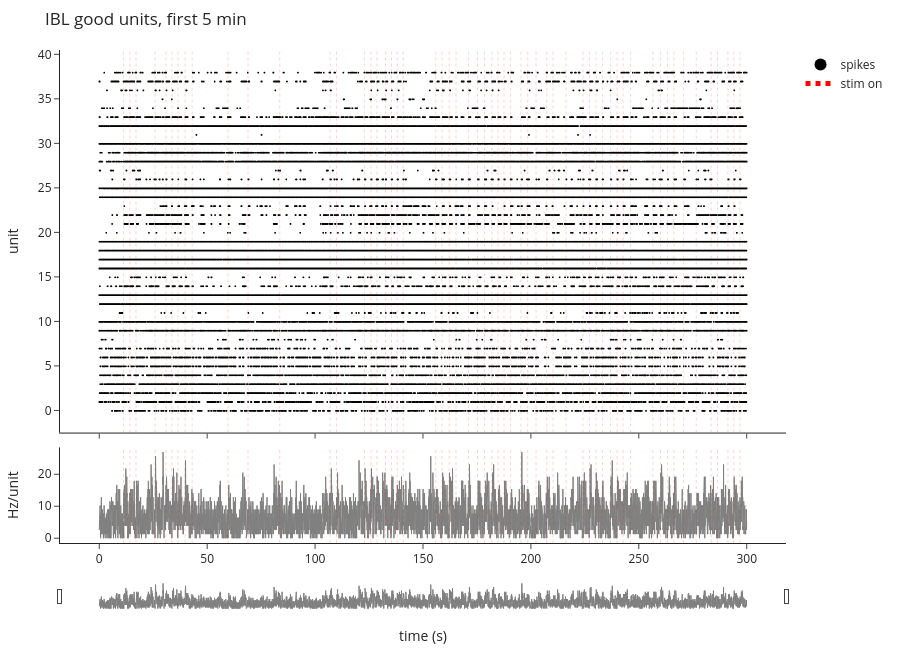

Notebook cell for this chart:
### Markdown cell above
### Raster
- Red lines mark stimulus onsets. 
- Showing the first 5 min only.

### Code cell
raster(ibl['spike_times'], ibl['spike_units'], 0, 300,
       events={'stim on': ibl['trials']['stimOn_times'].dropna().to_numpy()},
       title='IBL good units, first 5 min')

### Figure 1 — Plotly figure (JSON) as saved in the notebook; plotly's stock layout.template omitted (floating-point values rounded to 4 significant figures; data arrays with more than 128 entries replaced by an {"elided": "..."} marker saying what was removed)
{"data": [{"hovertemplate": "t=%{x:.3f}s unit %{y}<extra></extra>", "marker": {"color": "black", "size": 2}, "mode": "markers", "name": "spikes", "type": "scattergl", "x": {"elided": "75131 float values"}, "xaxis": "x", "y": {"elided": "75131 int values"}, "yaxis": "y"}, {"line": {"color": "gray", "width": 1}, "mode": "lines", "name": "pop. rate (Hz/unit)", "showlegend": false, "type": "scatter", "x": {"elided": "15000 float values"}, "xaxis": "x2", "y": {"elided": "15000 float values"}, "yaxis": "y2"}, {"line": {"color": "red", "dash": "dot"}, "mode": "lines", "name": "stim on", "type": "scatter", "x": [null], "xaxis": "x", "y": [null], "yaxis": "y"}], "layout": {"height": 650, "legend": {"itemsizing": "constant"}, "margin": {"b": 40, "l": 60, "r": 20, "t": 50}, "shapes": [{"line": {"color": "red", "dash": "dot", "width": 0.6}, "type": "line", "x0": 11.28, "x1": 11.28, "xref": "x", "y0": 0, "y1": 1, "yref": "y domain"}, {"line": {"color": "red", "dash": "dot", "width": 0.6}, "type": "line", "x0": 11.28, "x1": 11.28, "xref": "x2", "y0": 0, "y1": 1, "yref": "y2 domain"}, {"line": {"color": "red", "dash": "dot", "width": 0.6}, "type": "line", "x0": 14.2, "x1": 14.2, "xref": "x", "y0": 0, "y1": 1, "yref": "y domain"}, {"line": {"color": "red", "dash": "dot", "width": 0.6}, "type": "line", "x0": 14.2, "x1": 14.2, "xref": "x2", "y0": 0, "y1": 1, "yref": "y2 domain"}, {"line": {"color": "red", "dash": "dot", "width": 0.6}, "type": "line", "x0": 17.01, "x1": 17.01, "xref": "x", "y0": 0, "y1": 1, "yref": "y domain"}, {"line": {"color": "red", "dash": "dot", "width": 0.6}, "type": "line", "x0": 17.01, "x1": 17.01, "xref": "x2", "y0": 0, "y1": 1, "yref": "y2 domain"}, {"line": {"color": "red", "dash": "dot", "width": 0.6}, "type": "line", "x0": 25.86, "x1": 25.86, "xref": "x", "y0": 0, "y1": 1, "yref": "y domain"}, {"line": {"color": "red", "dash": "dot", "width": 0.6}, "type": "line", "x0": 25.86, "x1": 25.86, "xref": "x2", "y0": 0, "y1": 1, "yref": "y2 domain"}, {"line": {"color": "red", "dash": "dot", "width": 0.6}, "type": "line", "x0": 30.92, "x1": 30.92, "xref": "x", "y0": 0, "y1": 1, "yref": "y domain"}, {"line": {"color": "red", "dash": "dot", "width": 0.6}, "type": "line", "x0": 30.92, "x1": 30.92, "xref": "x2", "y0": 0, "y1": 1, "yref": "y2 domain"}, {"line": {"color": "red", "dash": "dot", "width": 0.6}, "type": "line", "x0": 33.63, "x1": 33.63, "xref": "x", "y0": 0, "y1": 1, "yref": "y domain"}, {"line": {"color": "red", "dash": "dot", "width": 0.6}, "type": "line", "x0": 33.63, "x1": 33.63, "xref": "x2", "y0": 0, "y1": 1, "yref": "y2 domain"}, {"line": {"color": "red", "dash": "dot", "width": 0.6}, "type": "line", "x0": 36.46, "x1": 36.46, "xref": "x", "y0": 0, "y1": 1, "yref": "y domain"}, {"line": {"color": "red", "dash": "dot", "width": 0.6}, "type": "line", "x0": 36.46, "x1": 36.46, "xref": "x2", "y0": 0, "y1": 1, "yref": "y2 domain"}, {"line": {"color": "red", "dash": "dot", "width": 0.6}, "type": "line", "x0": 39.76, "x1": 39.76, "xref": "x", "y0": 0, "y1": 1, "yref": "y domain"}, {"line": {"color": "red", "dash": "dot", "width": 0.6}, "type": "line", "x0": 39.76, "x1": 39.76, "xref": "x2", "y0": 0, "y1": 1, "yref": "y2 domain"}, {"line": {"color": "red", "dash": "dot", "width": 0.6}, "type": "line", "x0": 43.03, "x1": 43.03, "xref": "x", "y0": 0, "y1": 1, "yref": "y domain"}, {"line": {"color": "red", "dash": "dot", "width": 0.6}, "type": "line", "x0": 43.03, "x1": 43.03, "xref": "x2", "y0": 0, "y1": 1, "yref": "y2 domain"}, {"line": {"color": "red", "dash": "dot", "width": 0.6}, "type": "line", "x0": 59.69, "x1": 59.69, "xref": "x", "y0": 0, "y1": 1, "yref": "y domain"}, {"line": {"color": "red", "dash": "dot", "width": 0.6}, "type": "line", "x0": 59.69, "x1": 59.69, "xref": "x2", "y0": 0, "y1": 1, "yref": "y2 domain"}, {"line": {"color": "red", "dash": "dot", "width": 0.6}, "type": "line", "x0": 68.93, "x1": 68.93, "xref": "x", "y0": 0, "y1": 1, "yref": "y domain"}, {"line": {"color": "red", "dash": "dot", "width": 0.6}, "type": "line", "x0": 68.93, "x1": 68.93, "xref": "x2", "y0": 0, "y1": 1, "yref": "y2 domain"}, {"line": {"color": "red", "dash": "dot", "width": 0.6}, "type": "line", "x0": 83.63, "x1": 83.63, "xref": "x", "y0": 0, "y1": 1, "yref": "y domain"}, {"line": {"color": "red", "dash": "dot", "width": 0.6}, "type": "line", "x0": 83.63, "x1": 83.63, "xref": "x2", "y0": 0, "y1": 1, "yref": "y2 domain"}, {"line": {"color": "red", "dash": "dot", "width": 0.6}, "type": "line", "x0": 106.9, "x1": 106.9, "xref": "x", "y0": 0, "y1": 1, "yref": "y domain"}, {"line": {"color": "red", "dash": "dot", "width": 0.6}, "type": "line", "x0": 106.9, "x1": 106.9, "xref": "x2", "y0": 0, "y1": 1, "yref": "y2 domain"}, {"line": {"color": "red", "dash": "dot", "width": 0.6}, "type": "line", "x0": 109.9, "x1": 109.9, "xref": "x", "y0": 0, "y1": 1, "yref": "y domain"}, {"line": {"color": "red", "dash": "dot", "width": 0.6}, "type": "line", "x0": 109.9, "x1": 109.9, "xref": "x2", "y0": 0, "y1": 1, "yref": "y2 domain"}, {"line": {"color": "red", "dash": "dot", "width": 0.6}, "type": "line", "x0": 123.0, "x1": 123.0, "xref": "x", "y0": 0, "y1": 1, "yref": "y domain"}, {"line": {"color": "red", "dash": "dot", "width": 0.6}, "type": "line", "x0": 123.0, "x1": 123.0, "xref": "x2", "y0": 0, "y1": 1, "yref": "y2 domain"}, {"line": {"color": "red", "dash": "dot", "width": 0.6}, "type": "line", "x0": 125.9, "x1": 125.9, "xref": "x", "y0": 0, "y1": 1, "yref": "y domain"}, {"line": {"color": "red", "dash": "dot", "width": 0.6}, "type": "line", "x0": 125.9, "x1": 125.9, "xref": "x2", "y0": 0, "y1": 1, "yref": "y2 domain"}, {"line": {"color": "red", "dash": "dot", "width": 0.6}, "type": "line", "x0": 128.7, "x1": 128.7, "xref": "x", "y0": 0, "y1": 1, "yref": "y domain"}, {"line": {"color": "red", "dash": "dot", "width": 0.6}, "type": "line", "x0": 128.7, "x1": 128.7, "xref": "x2", "y0": 0, "y1": 1, "yref": "y2 domain"}, {"line": {"color": "red", "dash": "dot", "width": 0.6}, "type": "line", "x0": 132.6, "x1": 132.6, "xref": "x", "y0": 0, "y1": 1, "yref": "y domain"}, {"line": {"color": "red", "dash": "dot", "width": 0.6}, "type": "line", "x0": 132.6, "x1": 132.6, "xref": "x2", "y0": 0, "y1": 1, "yref": "y2 domain"}, {"line": {"color": "red", "dash": "dot", "width": 0.6}, "type": "line", "x0": 135.4, "x1": 135.4, "xref": "x", "y0": 0, "y1": 1, "yref": "y domain"}, {"line": {"color": "red", "dash": "dot", "width": 0.6}, "type": "line", "x0": 135.4, "x1": 135.4, "xref": "x2", "y0": 0, "y1": 1, "yref": "y2 domain"}, {"line": {"color": "red", "dash": "dot", "width": 0.6}, "type": "line", "x0": 138.0, "x1": 138.0, "xref": "x", "y0": 0, "y1": 1, "yref": "y domain"}, {"line": {"color": "red", "dash": "dot", "width": 0.6}, "type": "line", "x0": 138.0, "x1": 138.0, "xref": "x2", "y0": 0, "y1": 1, "yref": "y2 domain"}, {"line": {"color": "red", "dash": "dot", "width": 0.6}, "type": "line", "x0": 140.8, "x1": 140.8, "xref": "x", "y0": 0, "y1": 1, "yref": "y domain"}, {"line": {"color": "red", "dash": "dot", "width": 0.6}, "type": "line", "x0": 140.8, "x1": 140.8, "xref": "x2", "y0": 0, "y1": 1, "yref": "y2 domain"}, {"line": {"color": "red", "dash": "dot", "width": 0.6}, "type": "line", "x0": 155.9, "x1": 155.9, "xref": "x", "y0": 0, "y1": 1, "yref": "y domain"}, {"line": {"color": "red", "dash": "dot", "width": 0.6}, "type": "line", "x0": 155.9, "x1": 155.9, "xref": "x2", "y0": 0, "y1": 1, "yref": "y2 domain"}, {"line": {"color": "red", "dash": "dot", "width": 0.6}, "type": "line", "x0": 158.8, "x1": 158.8, "xref": "x", "y0": 0, "y1": 1, "yref": "y domain"}, {"line": {"color": "red", "dash": "dot", "width": 0.6}, "type": "line", "x0": 158.8, "x1": 158.8, "xref": "x2", "y0": 0, "y1": 1, "yref": "y2 domain"}, {"line": {"color": "red", "dash": "dot", "width": 0.6}, "type": "line", "x0": 162.1, "x1": 162.1, "xref": "x", "y0": 0, "y1": 1, "yref": "y domain"}, {"line": {"color": "red", "dash": "dot", "width": 0.6}, "type": "line", "x0": 162.1, "x1": 162.1, "xref": "x2", "y0": 0, "y1": 1, "yref": "y2 domain"}, {"line": {"color": "red", "dash": "dot", "width": 0.6}, "type": "line", "x0": 165.3, "x1": 165.3, "xref": "x", "y0": 0, "y1": 1, "yref": "y domain"}, {"line": {"color": "red", "dash": "dot", "width": 0.6}, "type": "line", "x0": 165.3, "x1": 165.3, "xref": "x2", "y0": 0, "y1": 1, "yref": "y2 domain"}, {"line": {"color": "red", "dash": "dot", "width": 0.6}, "type": "line", "x0": 171.1, "x1": 171.1, "xref": "x", "y0": 0, "y1": 1, "yref": "y domain"}, {"line": {"color": "red", "dash": "dot", "width": 0.6}, "type": "line", "x0": 171.1, "x1": 171.1, "xref": "x2", "y0": 0, "y1": 1, "yref": "y2 domain"}, {"line": {"color": "red", "dash": "dot", "width": 0.6}, "type": "line", "x0": 175.3, "x1": 175.3, "xref": "x", "y0": 0, "y1": 1, "yref": "y domain"}, {"line": {"color": "red", "dash": "dot", "width": 0.6}, "type": "line", "x0": 175.3, "x1": 175.3, "xref": "x2", "y0": 0, "y1": 1, "yref": "y2 domain"}, {"line": {"color": "red", "dash": "dot", "width": 0.6}, "type": "line", "x0": 178.5, "x1": 178.5, "xref": "x", "y0": 0, "y1": 1, "yref": "y domain"}, {"line": {"color": "red", "dash": "dot", "width": 0.6}, "type": "line", "x0": 178.5, "x1": 178.5, "xref": "x2", "y0": 0, "y1": 1, "yref": "y2 domain"}, {"line": {"color": "red", "dash": "dot", "width": 0.6}, "type": "line", "x0": 181.9, "x1": 181.9, "xref": "x", "y0": 0, "y1": 1, "yref": "y domain"}, {"line": {"color": "red", "dash": "dot", "width": 0.6}, "type": "line", "x0": 181.9, "x1": 181.9, "xref": "x2", "y0": 0, "y1": 1, "yref": "y2 domain"}, {"line": {"color": "red", "dash": "dot", "width": 0.6}, "type": "line", "x0": 184.8, "x1": 184.8, "xref": "x", "y0": 0, "y1": 1, "yref": "y domain"}, {"line": {"color": "red", "dash": "dot", "width": 0.6}, "type": "line", "x0": 184.8, "x1": 184.8, "xref": "x2", "y0": 0, "y1": 1, "yref": "y2 domain"}, {"line": {"color": "red", "dash": "dot", "width": 0.6}, "type": "line", "x0": 187.5, "x1": 187.5, "xref": "x", "y0": 0, "y1": 1, "yref": "y domain"}, {"line": {"color": "red", "dash": "dot", "width": 0.6}, "type": "line", "x0": 187.5, "x1": 187.5, "xref": "x2", "y0": 0, "y1": 1, "yref": "y2 domain"}, {"line": {"color": "red", "dash": "dot", "width": 0.6}, "type": "line", "x0": 190.5, "x1": 190.5, "xref": "x", "y0": 0, "y1": 1, "yref": "y domain"}, {"line": {"color": "red", "dash": "dot", "width": 0.6}, "type": "line", "x0": 190.5, "x1": 190.5, "xref": "x2", "y0": 0, "y1": 1, "yref": "y2 domain"}, {"line": {"color": "red", "dash": "dot", "width": 0.6}, "type": "line", "x0": 195.4, "x1": 195.4, "xref": "x", "y0": 0, "y1": 1, "yref": "y domain"}, {"line": {"color": "red", "dash": "dot", "width": 0.6}, "type": "line", "x0": 195.4, "x1": 195.4, "xref": "x2", "y0": 0, "y1": 1, "yref": "y2 domain"}, {"line": {"color": "red", "dash": "dot", "width": 0.6}, "type": "line", "x0": 198.5, "x1": 198.5, "xref": "x", "y0": 0, "y1": 1, "yref": "y domain"}, {"line": {"color": "red", "dash": "dot", "width": 0.6}, "type": "line", "x0": 198.5, "x1": 198.5, "xref": "x2", "y0": 0, "y1": 1, "yref": "y2 domain"}, {"line": {"color": "red", "dash": "dot", "width": 0.6}, "type": "line", "x0": 202.4, "x1": 202.4, "xref": "x", "y0": 0, "y1": 1, "yref": "y domain"}, {"line": {"color": "red", "dash": "dot", "width": 0.6}, "type": "line", "x0": 202.4, "x1": 202.4, "xref": "x2", "y0": 0, "y1": 1, "yref": "y2 domain"}, {"line": {"color": "red", "dash": "dot", "width": 0.6}, "type": "line", "x0": 207.3, "x1": 207.3, "xref": "x", "y0": 0, "y1": 1, "yref": "y domain"}, {"line": {"color": "red", "dash": "dot", "width": 0.6}, "type": "line", "x0": 207.3, "x1": 207.3, "xref": "x2", "y0": 0, "y1": 1, "yref": "y2 domain"}, {"line": {"color": "red", "dash": "dot", "width": 0.6}, "type": "line", "x0": 210.3, "x1": 210.3, "xref": "x", "y0": 0, "y1": 1, "yref": "y domain"}, {"line": {"color": "red", "dash": "dot", "width": 0.6}, "type": "line", "x0": 210.3, "x1": 210.3, "xref": "x2", "y0": 0, "y1": 1, "yref": "y2 domain"}, {"line": {"color": "red", "dash": "dot", "width": 0.6}, "type": "line", "x0": 216.2, "x1": 216.2, "xref": "x", "y0": 0, "y1": 1, "yref": "y domain"}, {"line": {"color": "red", "dash": "dot", "width": 0.6}, "type": "line", "x0": 216.2, "x1": 216.2, "xref": "x2", "y0": 0, "y1": 1, "yref": "y2 domain"}, {"line": {"color": "red", "dash": "dot", "width": 0.6}, "type": "line", "x0": 224.1, "x1": 224.1, "xref": "x", "y0": 0, "y1": 1, "yref": "y domain"}, {"line": {"color": "red", "dash": "dot", "width": 0.6}, "type": "line", "x0": 224.1, "x1": 224.1, "xref": "x2", "y0": 0, "y1": 1, "yref": "y2 domain"}, {"line": {"color": "red", "dash": "dot", "width": 0.6}, "type": "line", "x0": 227.1, "x1": 227.1, "xref": "x", "y0": 0, "y1": 1, "yref": "y domain"}, {"line": {"color": "red", "dash": "dot", "width": 0.6}, "type": "line", "x0": 227.1, "x1": 227.1, "xref": "x2", "y0": 0, "y1": 1, "yref": "y2 domain"}, {"line": {"color": "red", "dash": "dot", "width": 0.6}, "type": "line", "x0": 230.2, "x1": 230.2, "xref": "x", "y0": 0, "y1": 1, "yref": "y domain"}, {"line": {"color": "red", "dash": "dot", "width": 0.6}, "type": "line", "x0": 230.2, "x1": 230.2, "xref": "x2", "y0": 0, "y1": 1, "yref": "y2 domain"}, {"line": {"color": "red", "dash": "dot", "width": 0.6}, "type": "line", "x0": 233.1, "x1": 233.1, "xref": "x", "y0": 0, "y1": 1, "yref": "y domain"}, {"line": {"color": "red", "dash": "dot", "width": 0.6}, "type": "line", "x0": 233.1, "x1": 233.1, "xref": "x2", "y0": 0, "y1": 1, "yref": "y2 domain"}, {"line": {"color": "red", "dash": "dot", "width": 0.6}, "type": "line", "x0": 237.0, "x1": 237.0, "xref": "x", "y0": 0, "y1": 1, "yref": "y domain"}, {"line": {"color": "red", "dash": "dot", "width": 0.6}, "type": "line", "x0": 237.0, "x1": 237.0, "xref": "x2", "y0": 0, "y1": 1, "yref": "y2 domain"}, {"line": {"color": "red", "dash": "dot", "width": 0.6}, "type": "line", "x0": 239.9, "x1": 239.9, "xref": "x", "y0": 0, "y1": 1, "yref": "y domain"}, {"line": {"color": "red", "dash": "dot", "width": 0.6}, "type": "line", "x0": 239.9, "x1": 239.9, "xref": "x2", "y0": 0, "y1": 1, "yref": "y2 domain"}, {"line": {"color": "red", "dash": "dot", "width": 0.6}, "type": "line", "x0": 242.7, "x1": 242.7, "xref": "x", "y0": 0, "y1": 1, "yref": "y domain"}, {"line": {"color": "red", "dash": "dot", "width": 0.6}, "type": "line", "x0": 242.7, "x1": 242.7, "xref": "x2", "y0": 0, "y1": 1, "yref": "y2 domain"}, {"line": {"color": "red", "dash": "dot", "width": 0.6}, "type": "line", "x0": 246.2, "x1": 246.2, "xref": "x", "y0": 0, "y1": 1, "yref": "y domain"}, {"line": {"color": "red", "dash": "dot", "width": 0.6}, "type": "line", "x0": 246.2, "x1": 246.2, "xref": "x2", "y0": 0, "y1": 1, "yref": "y2 domain"}, {"line": {"color": "red", "dash": "dot", "width": 0.6}, "type": "line", "x0": 256.5, "x1": 256.5, "xref": "x", "y0": 0, "y1": 1, "yref": "y domain"}, {"line": {"color": "red", "dash": "dot", "width": 0.6}, "type": "line", "x0": 256.5, "x1": 256.5, "xref": "x2", "y0": 0, "y1": 1, "yref": "y2 domain"}, {"line": {"color": "red", "dash": "dot", "width": 0.6}, "type": "line", "x0": 260.0, "x1": 260.0, "xref": "x", "y0": 0, "y1": 1, "yref": "y domain"}, {"line": {"color": "red", "dash": "dot", "width": 0.6}, "type": "line", "x0": 260.0, "x1": 260.0, "xref": "x2", "y0": 0, "y1": 1, "yref": "y2 domain"}, {"line": {"color": "red", "dash": "dot", "width": 0.6}, "type": "line", "x0": 263.4, "x1": 263.4, "xref": "x", "y0": 0, "y1": 1, "yref": "y domain"}, {"line": {"color": "red", "dash": "dot", "width": 0.6}, "type": "line", "x0": 263.4, "x1": 263.4, "xref": "x2", "y0": 0, "y1": 1, "yref": "y2 domain"}, {"line": {"color": "red", "dash": "dot", "width": 0.6}, "type": "line", "x0": 266.3, "x1": 266.3, "xref": "x", "y0": 0, "y1": 1, "yref": "y domain"}, {"line": {"color": "red", "dash": "dot", "width": 0.6}, "type": "line", "x0": 266.3, "x1": 266.3, "xref": "x2", "y0": 0, "y1": 1, "yref": "y2 domain"}, {"line": {"color": "red", "dash": "dot", "width": 0.6}, "type": "line", "x0": 270.8, "x1": 270.8, "xref": "x", "y0": 0, "y1": 1, "yref": "y domain"}, {"line": {"color": "red", "dash": "dot", "width": 0.6}, "type": "line", "x0": 270.8, "x1": 270.8, "xref": "x2", "y0": 0, "y1": 1, "yref": "y2 domain"}, {"line": {"color": "red", "dash": "dot", "width": 0.6}, "type": "line", "x0": 276.6, "x1": 276.6, "xref": "x", "y0": 0, "y1": 1, "yref": "y domain"}, {"line": {"color": "red", "dash": "dot", "width": 0.6}, "type": "line", "x0": 276.6, "x1": 276.6, "xref": "x2", "y0": 0, "y1": 1, "yref": "y2 domain"}, {"line": {"color": "red", "dash": "dot", "width": 0.6}, "type": "line", "x0": 283.5, "x1": 283.5, "xref": "x", "y0": 0, "y1": 1, "yref": "y domain"}, {"line": {"color": "red", "dash": "dot", "width": 0.6}, "type": "line", "x0": 283.5, "x1": 283.5, "xref": "x2", "y0": 0, "y1": 1, "yref": "y2 domain"}, {"line": {"color": "red", "dash": "dot", "width": 0.6}, "type": "line", "x0": 286.5, "x1": 286.5, "xref": "x", "y0": 0, "y1": 1, "yref": "y domain"}, {"line": {"color": "red", "dash": "dot", "width": 0.6}, "type": "line", "x0": 286.5, "x1": 286.5, "xref": "x2", "y0": 0, "y1": 1, "yref": "y2 domain"}, {"line": {"color": "red", "dash": "dot", "width": 0.6}, "type": "line", "x0": 291.3, "x1": 291.3, "xref": "x", "y0": 0, "y1": 1, "yref": "y domain"}, {"line": {"color": "red", "dash": "dot", "width": 0.6}, "type": "line", "x0": 291.3, "x1": 291.3, "xref": "x2", "y0": 0, "y1": 1, "yref": "y2 domain"}, {"line": {"color": "red", "dash": "dot", "width": 0.6}, "type": "line", "x0": 294.1, "x1": 294.1, "xref": "x", "y0": 0, "y1": 1, "yref": "y domain"}, {"line": {"color": "red", "dash": "dot", "width": 0.6}, "type": "line", "x0": 294.1, "x1": 294.1, "xref": "x2", "y0": 0, "y1": 1, "yref": "y2 domain"}, {"line": {"color": "red", "dash": "dot", "width": 0.6}, "type": "line", "x0": 296.9, "x1": 296.9, "xref": "x", "y0": 0, "y1": 1, "yref": "y domain"}, {"line": {"color": "red", "dash": "dot", "width": 0.6}, "type": "line", "x0": 296.9, "x1": 296.9, "xref": "x2", "y0": 0, "y1": 1, "yref": "y2 domain"}], "title": {"text": "IBL good units, first 5 min"}, "xaxis": {"anchor": "y", "domain": [0, 1], "matches": "x2", "showticklabels": false}, "xaxis2": {"anchor": "y2", "domain": [0, 1], "rangeslider": {"thickness": 0.05, "visible": true}, "title": {"text": "time (s)"}}, "yaxis": {"anchor": "x", "domain": [0.224, 1], "title": {"text": "unit"}}, "yaxis2": {"anchor": "x2", "domain": [0, 0.194], "title": {"text": "Hz/unit"}}}}
